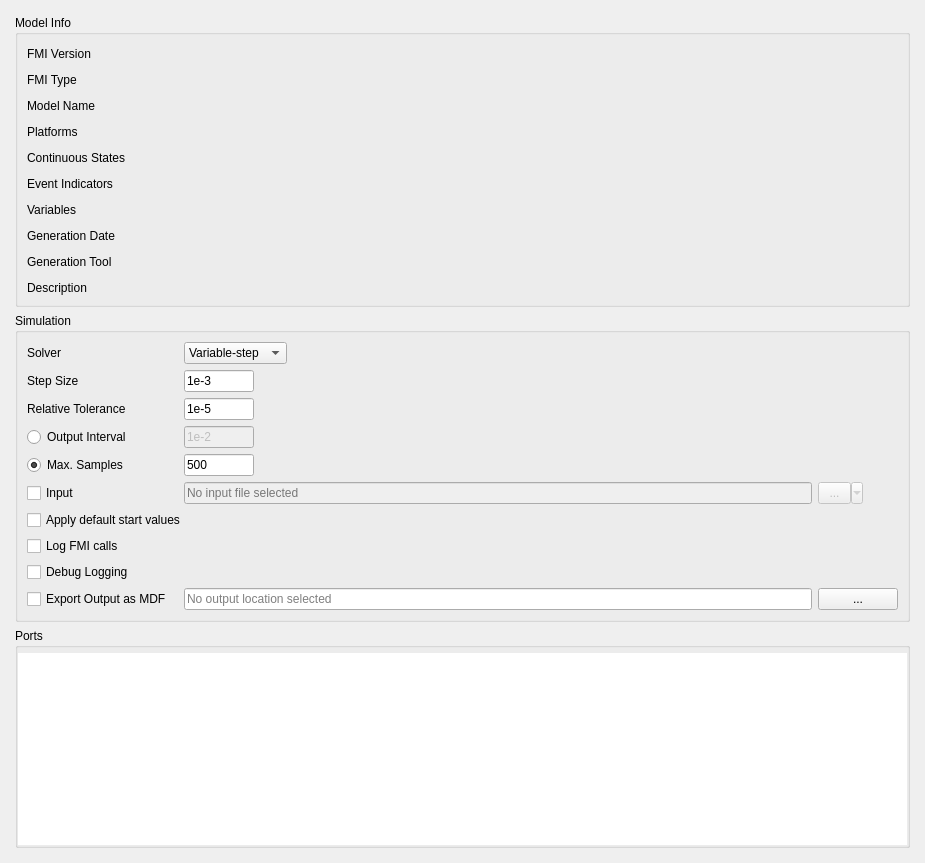
      <widget class="QWidget" name="settingsPage">
       <layout class="QVBoxLayout" name="verticalLayout">
        <property name="leftMargin">
         <number>15</number>
        </property>
        <property name="topMargin">
         <number>15</number>
        </property>
        <property name="rightMargin">
         <number>15</number>
        </property>
        <property name="bottomMargin">
         <number>15</number>
        </property>
        <item>
         <widget class="QGroupBox" name="infoGroupBox">
          <property name="title">
           <string>Model Info</string>
          </property>
          <property name="flat">
           <bool>true</bool>
          </property>
          <layout class="QGridLayout" name="gridLayout_9">
           <property name="topMargin">
            <number>12</number>
           </property>
           <property name="horizontalSpacing">
            <number>9</number>
           </property>
           <property name="verticalSpacing">
            <number>12</number>
           </property>
           <item row="2" column="1">
            <widget class="QLabel" name="modelNameLabel">
             <property name="sizePolicy">
              <sizepolicy hsizetype="Expanding" vsizetype="Preferred">
               <horstretch>0</horstretch>
               <verstretch>0</verstretch>
              </sizepolicy>
             </property>
             <property name="text">
              <string/>
             </property>
             <property name="wordWrap">
              <bool>true</bool>
             </property>
             <property name="textInteractionFlags">
              <set>Qt::LinksAccessibleByMouse|Qt::TextSelectableByMouse</set>
             </property>
            </widget>
           </item>
           <item row="0" column="0">
            <widget class="QLabel" name="label_3">
             <property name="sizePolicy">
              <sizepolicy hsizetype="Minimum" vsizetype="Preferred">
               <horstretch>0</horstretch>
               <verstretch>0</verstretch>
              </sizepolicy>
             </property>
             <property name="text">
              <string>FMI Version</string>
             </property>
            </widget>
           </item>
           <item row="6" column="0">
            <widget class="QLabel" name="label_20">
             <property name="text">
              <string>Variables</string>
             </property>
            </widget>
           </item>
           <item row="0" column="1">
            <widget class="QLabel" name="fmiVersionLabel">
             <property name="sizePolicy">
              <sizepolicy hsizetype="Expanding" vsizetype="Preferred">
               <horstretch>0</horstretch>
               <verstretch>0</verstretch>
              </sizepolicy>
             </property>
             <property name="text">
              <string/>
             </property>
             <property name="textInteractionFlags">
              <set>Qt::LinksAccessibleByMouse|Qt::TextSelectableByMouse</set>
             </property>
            </widget>
           </item>
           <item row="6" column="1">
            <widget class="QLabel" name="numberOfVariablesLabel">
             <property name="text">
              <string/>
             </property>
            </widget>
           </item>
           <item row="1" column="1">
            <widget class="QLabel" name="fmiTypeLabel">
             <property name="text">
              <string/>
             </property>
            </widget>
           </item>
           <item row="7" column="0">
            <widget class="QLabel" name="label_8">
             <property name="sizePolicy">
              <sizepolicy hsizetype="Minimum" vsizetype="Preferred">
               <horstretch>0</horstretch>
               <verstretch>0</verstretch>
              </sizepolicy>
             </property>
             <property name="text">
              <string>Generation Date</string>
             </property>
            </widget>
           </item>
           <item row="5" column="1">
            <widget class="QLabel" name="numberOfEventIndicatorsLabel">
             <property name="sizePolicy">
              <sizepolicy hsizetype="Expanding" vsizetype="Preferred">
               <horstretch>0</horstretch>
               <verstretch>0</verstretch>
              </sizepolicy>
             </property>
             <property name="text">
              <string/>
             </property>
             <property name="textInteractionFlags">
              <set>Qt::LinksAccessibleByMouse|Qt::TextSelectableByMouse</set>
             </property>
            </widget>
           </item>
           <item row="5" column="0">
            <widget class="QLabel" name="label_12">
             <property name="sizePolicy">
              <sizepolicy hsizetype="Minimum" vsizetype="Preferred">
               <horstretch>0</horstretch>
               <verstretch>0</verstretch>
              </sizepolicy>
             </property>
             <property name="text">
              <string>Event Indicators</string>
             </property>
            </widget>
           </item>
           <item row="4" column="0">
            <widget class="QLabel" name="label_10">
             <property name="sizePolicy">
              <sizepolicy hsizetype="Minimum" vsizetype="Preferred">
               <horstretch>0</horstretch>
               <verstretch>0</verstretch>
              </sizepolicy>
             </property>
             <property name="text">
              <string>Continuous States</string>
             </property>
            </widget>
           </item>
           <item row="2" column="0">
            <widget class="QLabel" name="label_4">
             <property name="sizePolicy">
              <sizepolicy hsizetype="Minimum" vsizetype="Preferred">
               <horstretch>0</horstretch>
               <verstretch>0</verstretch>
              </sizepolicy>
             </property>
             <property name="text">
              <string>Model Name</string>
             </property>
             <property name="alignment">
              <set>Qt::AlignLeading|Qt::AlignLeft|Qt::AlignTop</set>
             </property>
            </widget>
           </item>
           <item row="3" column="1">
            <widget class="QLabel" name="platformsLabel">
             <property name="text">
              <string/>
             </property>
            </widget>
           </item>
           <item row="7" column="1">
            <widget class="QLabel" name="generationDateAndTimeLabel">
             <property name="sizePolicy">
              <sizepolicy hsizetype="Expanding" vsizetype="Preferred">
               <horstretch>0</horstretch>
               <verstretch>0</verstretch>
              </sizepolicy>
             </property>
             <property name="text">
              <string/>
             </property>
             <property name="textInteractionFlags">
              <set>Qt::LinksAccessibleByMouse|Qt::TextSelectableByMouse</set>
             </property>
            </widget>
           </item>
           <item row="1" column="0">
            <widget class="QLabel" name="label_5">
             <property name="text">
              <string>FMI Type</string>
             </property>
            </widget>
           </item>
           <item row="3" column="0">
            <widget class="QLabel" name="label">
             <property name="text">
              <string>Platforms</string>
             </property>
            </widget>
           </item>
           <item row="4" column="1">
            <widget class="QLabel" name="numberOfContinuousStatesLabel">
             <property name="sizePolicy">
              <sizepolicy hsizetype="Expanding" vsizetype="Preferred">
               <horstretch>0</horstretch>
               <verstretch>0</verstretch>
              </sizepolicy>
             </property>
             <property name="text">
              <string/>
             </property>
             <property name="textInteractionFlags">
              <set>Qt::LinksAccessibleByMouse|Qt::TextSelectableByMouse</set>
             </property>
            </widget>
           </item>
           <item row="9" column="1" colspan="2">
            <widget class="QLabel" name="descriptionLabel">
             <property name="sizePolicy">
              <sizepolicy hsizetype="Expanding" vsizetype="Preferred">
               <horstretch>0</horstretch>
               <verstretch>0</verstretch>
              </sizepolicy>
             </property>
             <property name="text">
              <string/>
             </property>
             <property name="wordWrap">
              <bool>true</bool>
             </property>
             <property name="textInteractionFlags">
              <set>Qt::LinksAccessibleByMouse|Qt::TextSelectableByMouse</set>
             </property>
            </widget>
           </item>
           <item row="9" column="0">
            <widget class="QLabel" name="label_22">
             <property name="sizePolicy">
              <sizepolicy hsizetype="Minimum" vsizetype="Preferred">
               <horstretch>0</horstretch>
               <verstretch>0</verstretch>
              </sizepolicy>
             </property>
             <property name="text">
              <string>Description</string>
             </property>
             <property name="alignment">
              <set>Qt::AlignLeading|Qt::AlignLeft|Qt::AlignTop</set>
             </property>
            </widget>
           </item>
           <item row="8" column="1" colspan="2">
            <widget class="QLabel" name="generationToolLabel">
             <property name="sizePolicy">
              <sizepolicy hsizetype="Expanding" vsizetype="Preferred">
               <horstretch>0</horstretch>
               <verstretch>0</verstretch>
              </sizepolicy>
             </property>
             <property name="text">
              <string/>
             </property>
             <property name="wordWrap">
              <bool>true</bool>
             </property>
             <property name="textInteractionFlags">
              <set>Qt::LinksAccessibleByMouse|Qt::TextSelectableByMouse</set>
             </property>
            </widget>
           </item>
           <item row="8" column="0">
            <widget class="QLabel" name="label_7">
             <property name="sizePolicy">
              <sizepolicy hsizetype="Minimum" vsizetype="Preferred">
               <horstretch>0</horstretch>
               <verstretch>0</verstretch>
              </sizepolicy>
             </property>
             <property name="text">
              <string>Generation Tool</string>
             </property>
             <property name="alignment">
              <set>Qt::AlignLeading|Qt::AlignLeft|Qt::AlignTop</set>
             </property>
            </widget>
           </item>
           <item row="0" column="2" rowspan="8">
            <widget class="QLabel" name="modelImageLabel">
             <property name="frameShadow">
              <enum>QFrame::Sunken</enum>
             </property>
            </widget>
           </item>
          </layout>
         </widget>
        </item>
        <item>
         <widget class="QGroupBox" name="settingsGroupBox">
          <property name="title">
           <string>Simulation</string>
          </property>
          <property name="flat">
           <bool>true</bool>
          </property>
          <layout class="QGridLayout" name="gridLayout_13">
           <item row="4" column="2">
            <widget class="QWidget" name="widget_5" native="true">
             <layout class="QHBoxLayout" name="horizontalLayout_4">
              <property name="leftMargin">
               <number>0</number>
              </property>
              <property name="topMargin">
               <number>0</number>
              </property>
              <property name="rightMargin">
               <number>0</number>
              </property>
              <property name="bottomMargin">
               <number>0</number>
              </property>
              <item>
               <widget class="QWidget" name="widget_7" native="true">
                <layout class="QHBoxLayout" name="horizontalLayout_6">
                 <property name="leftMargin">
                  <number>0</number>
                 </property>
                 <property name="topMargin">
                  <number>0</number>
                 </property>
                 <property name="rightMargin">
                  <number>0</number>
                 </property>
                 <property name="bottomMargin">
                  <number>0</number>
                 </property>
                 <item>
                  <widget class="QLineEdit" name="maxSamplesLineEdit">
                   <property name="minimumSize">
                    <size>
                     <width>70</width>
                     <height>0</height>
                    </size>
                   </property>
                   <property name="maximumSize">
                    <size>
                     <width>70</width>
                     <height>16777215</height>
                    </size>
                   </property>
                   <property name="text">
                    <string>500</string>
                   </property>
                  </widget>
                 </item>
                 <item>
                  <spacer name="horizontalSpacer_6">
                   <property name="orientation">
                    <enum>Qt::Horizontal</enum>
                   </property>
                   <property name="sizeHint" stdset="0">
                    <size>
                     <width>334</width>
                     <height>20</height>
                    </size>
                   </property>
                  </spacer>
                 </item>
                </layout>
               </widget>
              </item>
             </layout>
            </widget>
           </item>
           <item row="6" column="0" colspan="3">
            <widget class="QCheckBox" name="applyDefaultStartValuesCheckBox">
             <property name="text">
              <string>Apply default start values</string>
             </property>
            </widget>
           </item>
           <item row="3" column="0">
            <widget class="QRadioButton" name="outputIntervalRadioButton">
             <property name="text">
              <string>Output Interval</string>
             </property>
             <property name="checked">
              <bool>false</bool>
             </property>
            </widget>
           </item>
           <item row="4" column="0">
            <widget class="QRadioButton" name="maxSamplesRadioButton">
             <property name="text">
              <string>Max. Samples</string>
             </property>
             <property name="checked">
              <bool>true</bool>
             </property>
            </widget>
           </item>
           <item row="1" column="2">
            <widget class="QWidget" name="widget_3" native="true">
             <layout class="QHBoxLayout" name="horizontalLayout_2">
              <property name="leftMargin">
               <number>0</number>
              </property>
              <property name="topMargin">
               <number>0</number>
              </property>
              <property name="rightMargin">
               <number>0</number>
              </property>
              <property name="bottomMargin">
               <number>0</number>
              </property>
              <item>
               <widget class="QLineEdit" name="stepSizeLineEdit">
                <property name="minimumSize">
                 <size>
                  <width>70</width>
                  <height>0</height>
                 </size>
                </property>
                <property name="maximumSize">
                 <size>
                  <width>70</width>
                  <height>16777215</height>
                 </size>
                </property>
                <property name="text">
                 <string>1e-3</string>
                </property>
               </widget>
              </item>
              <item>
               <spacer name="horizontalSpacer_4">
                <property name="orientation">
                 <enum>Qt::Horizontal</enum>
                </property>
                <property name="sizeHint" stdset="0">
                 <size>
                  <width>336</width>
                  <height>20</height>
                 </size>
                </property>
               </spacer>
              </item>
             </layout>
            </widget>
           </item>
           <item row="2" column="2">
            <widget class="QWidget" name="widget_11" native="true">
             <layout class="QHBoxLayout" name="horizontalLayout_10">
              <property name="leftMargin">
               <number>0</number>
              </property>
              <property name="topMargin">
               <number>0</number>
              </property>
              <property name="rightMargin">
               <number>0</number>
              </property>
              <property name="bottomMargin">
               <number>0</number>
              </property>
              <item>
               <widget class="QLineEdit" name="relativeToleranceLineEdit">
                <property name="minimumSize">
                 <size>
                  <width>70</width>
                  <height>0</height>
                 </size>
                </property>
                <property name="maximumSize">
                 <size>
                  <width>70</width>
                  <height>16777215</height>
                 </size>
                </property>
                <property name="text">
                 <string>1e-5</string>
                </property>
               </widget>
              </item>
              <item>
               <spacer name="horizontalSpacer_12">
                <property name="orientation">
                 <enum>Qt::Horizontal</enum>
                </property>
                <property name="sizeHint" stdset="0">
                 <size>
                  <width>359</width>
                  <height>20</height>
                 </size>
                </property>
               </spacer>
              </item>
             </layout>
            </widget>
           </item>
           <item row="0" column="2">
            <widget class="QWidget" name="widget_10" native="true">
             <layout class="QHBoxLayout" name="horizontalLayout_9">
              <property name="leftMargin">
               <number>0</number>
              </property>
              <property name="topMargin">
               <number>0</number>
              </property>
              <property name="rightMargin">
               <number>0</number>
              </property>
              <property name="bottomMargin">
               <number>0</number>
              </property>
              <item>
               <widget class="QComboBox" name="solverComboBox">
                <property name="minimumSize">
                 <size>
                  <width>90</width>
                  <height>0</height>
                 </size>
                </property>
                <property name="currentIndex">
                 <number>1</number>
                </property>
                <property name="sizeAdjustPolicy">
                 <enum>QComboBox::AdjustToContents</enum>
                </property>
                <item>
                 <property name="text">
                  <string>Fixed-step</string>
                 </property>
                </item>
                <item>
                 <property name="text">
                  <string>Variable-step</string>
                 </property>
                </item>
               </widget>
              </item>
              <item>
               <spacer name="horizontalSpacer_11">
                <property name="orientation">
                 <enum>Qt::Horizontal</enum>
                </property>
                <property name="sizeHint" stdset="0">
                 <size>
                  <width>340</width>
                  <height>20</height>
                 </size>
                </property>
               </spacer>
              </item>
             </layout>
            </widget>
           </item>
           <item row="9" column="2">
            <widget class="QLineEdit" name="outputLocationLineEdit">
             <property name="placeholderText">
              <string>No output location selected</string>
             </property>
            </widget>
           </item>
           <item row="0" column="0">
            <widget class="QLabel" name="label_13">
             <property name="text">
              <string>Solver</string>
             </property>
            </widget>
           </item>
           <item row="3" column="2">
            <widget class="QWidget" name="widget_2" native="true">
             <layout class="QHBoxLayout" name="horizontalLayout_3">
              <property name="leftMargin">
               <number>0</number>
              </property>
              <property name="topMargin">
               <number>0</number>
              </property>
              <property name="rightMargin">
               <number>0</number>
              </property>
              <property name="bottomMargin">
               <number>0</number>
              </property>
              <item>
               <widget class="QLineEdit" name="outputIntervalLineEdit">
                <property name="enabled">
                 <bool>false</bool>
                </property>
                <property name="minimumSize">
                 <size>
                  <width>70</width>
                  <height>0</height>
                 </size>
                </property>
                <property name="maximumSize">
                 <size>
                  <width>70</width>
                  <height>16777215</height>
                 </size>
                </property>
                <property name="text">
                 <string>1e-2</string>
                </property>
               </widget>
              </item>
              <item>
               <spacer name="horizontalSpacer_3">
                <property name="orientation">
                 <enum>Qt::Horizontal</enum>
                </property>
                <property name="sizeHint" stdset="0">
                 <size>
                  <width>558</width>
                  <height>18</height>
                 </size>
                </property>
               </spacer>
              </item>
             </layout>
            </widget>
           </item>
           <item row="5" column="0">
            <widget class="QCheckBox" name="inputCheckBox">
             <property name="text">
              <string>Input</string>
             </property>
            </widget>
           </item>
           <item row="8" column="0" colspan="3">
            <widget class="QCheckBox" name="debugLoggingCheckBox">
             <property name="text">
              <string>Debug Logging</string>
             </property>
            </widget>
           </item>
           <item row="5" column="2">
            <widget class="QLineEdit" name="inputFilenameLineEdit">
             <property name="enabled">
              <bool>false</bool>
             </property>
             <property name="placeholderText">
              <string>No input file selected</string>
             </property>
            </widget>
           </item>
           <item row="1" column="0">
            <widget class="QLabel" name="label_2">
             <property name="text">
              <string>Step Size</string>
             </property>
            </widget>
           </item>
           <item row="5" column="3">
            <widget class="QToolButton" name="selectInputButton">
             <property name="enabled">
              <bool>false</bool>
             </property>
             <property name="minimumSize">
              <size>
               <width>45</width>
               <height>22</height>
              </size>
             </property>
             <property name="toolTip">
              <string>Select input file</string>
             </property>
             <property name="text">
              <string>...</string>
             </property>
             <property name="popupMode">
              <enum>QToolButton::MenuButtonPopup</enum>
             </property>
            </widget>
           </item>
           <item row="2" column="0">
            <widget class="QLabel" name="label_14">
             <property name="text">
              <string>Relative Tolerance</string>
             </property>
            </widget>
           </item>
           <item row="7" column="0" colspan="3">
            <widget class="QCheckBox" name="logFMICallsCheckBox">
             <property name="text">
              <string>Log FMI calls</string>
             </property>
            </widget>
           </item>
           <item row="9" column="0">
            <widget class="QCheckBox" name="outputCheckBox">
             <property name="text">
              <string>Export Output as MDF</string>
             </property>
            </widget>
           </item>
           <item row="9" column="3">
            <widget class="QPushButton" name="selectOutputButton">
             <property name="minimumSize">
              <size>
               <width>41</width>
               <height>22</height>
              </size>
             </property>
             <property name="text">
              <string>...</string>
             </property>
            </widget>
           </item>
          </layout>
         </widget>
        </item>
        <item>
         <widget class="QGroupBox" name="portsGroupBox">
          <property name="title">
           <string>Ports</string>
          </property>
          <property name="flat">
           <bool>true</bool>
          </property>
          <layout class="QVBoxLayout" name="verticalLayout_4">
           <property name="leftMargin">
            <number>0</number>
           </property>
           <property name="topMargin">
            <number>5</number>
           </property>
           <property name="rightMargin">
            <number>0</number>
           </property>
           <property name="bottomMargin">
            <number>0</number>
           </property>
           <item>
            <widget class="QGraphicsView" name="graphicsView">
             <property name="frameShape">
              <enum>QFrame::NoFrame</enum>
             </property>
            </widget>
           </item>
          </layout>
         </widget>
        </item>
       </layout>
      </widget>
